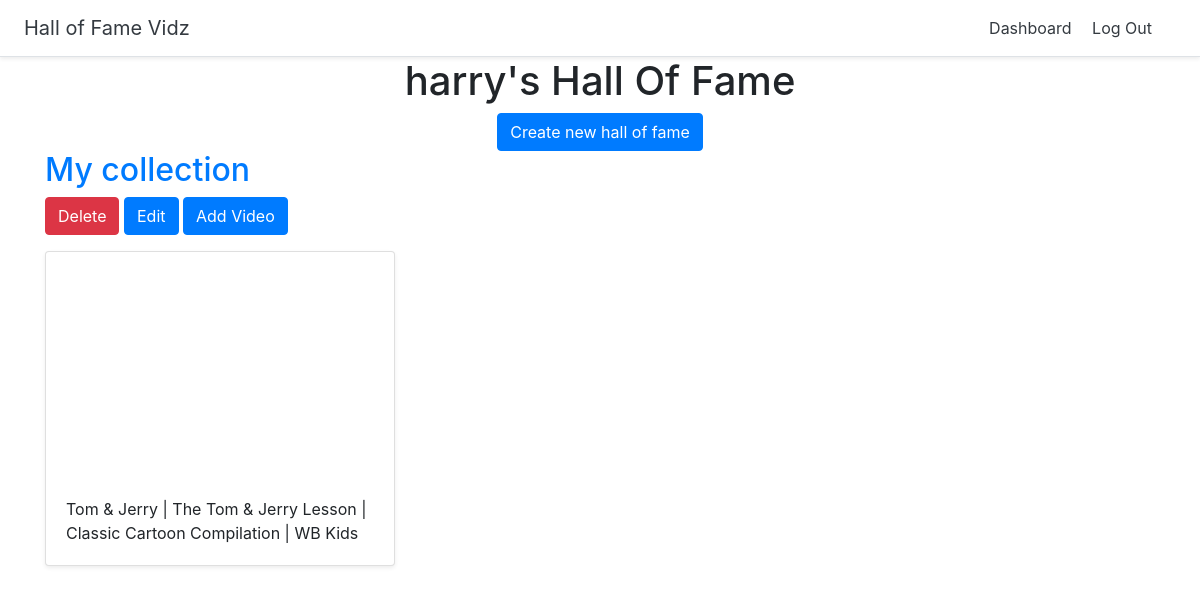
Page /dashboard/ (signed in) on the committed database.
### halls/models.py (models this page shows)
class Hall(models.Model):
    title=models.CharField(max_length=255)
    user=models.ForeignKey(User,on_delete=models.CASCADE)

class Videos(models.Model):
    title=models.CharField(max_length=255)
    url=models.URLField()
    youtube_id=models.CharField(max_length=255)
    hall=models.ForeignKey(Hall,on_delete=models.CASCADE)

### halls/views.py (the view)
# urls.py: path('dashboard/',views.dashboard,name='dashboard'),
@login_required
def dashboard(request):
    halls=Hall.objects.filter(user=request.user)
    return render(request,'halls/dashboard.html',{'halls':halls})

### halls/templates/halls/dashboard.html
{% extends 'halls/base.html' %}
{% block content %}
<div class="container">
  <div class="text-center">
    <h1> {{user.username}}'s Hall Of Fame</h1>
    <a href="{% url 'create_hall' %}" class="btn btn-primary">Create new hall of fame</a>
  </div>
  {% for hall in halls %}
  <h2><a href="{% url 'detail_hall' pk=hall.pk %}">{{ hall.title }}</a></h2>
    <a href="{% url 'delete_hall' pk=hall.pk %}" class="btn btn-danger">Delete</a>
    <a href="{% url 'update_hall' pk=hall.pk %}" class="btn btn-primary">Edit</a>
    <a href="{% url 'add_video' pk=hall.pk %}" class="btn btn-primary">Add Video</a>
  <div class="row">
    {% for video in hall.videos_set.all %}
        <div class="col-md-4 mt-3">
          <div class="card mb-4 shadow-sm">
            <iframe width="100%" height="225" src="https://www.youtube.com/embed/{{ video.youtube_id }}" frameborder="0" allow="accelerometer; autoplay; clipboard-write; encrypted-media; gyroscope; picture-in-picture" allowfullscreen></iframe>
            <div class="card-body">
              <p class="card-text">{{ video.title }}</p>
            </div>
          </div>
        </div>
    {% endfor %}
    </div>
  {% endfor%}
</div>
{% endblock %}

### rows in the picture
Hall: title "My collection"
Videos: title "Tom & Jerry | The Tom & Jerry Lesson | Classic Cartoon Compilation | WB Kids"

### other values in the picture
{{ user.username }} "harry"
